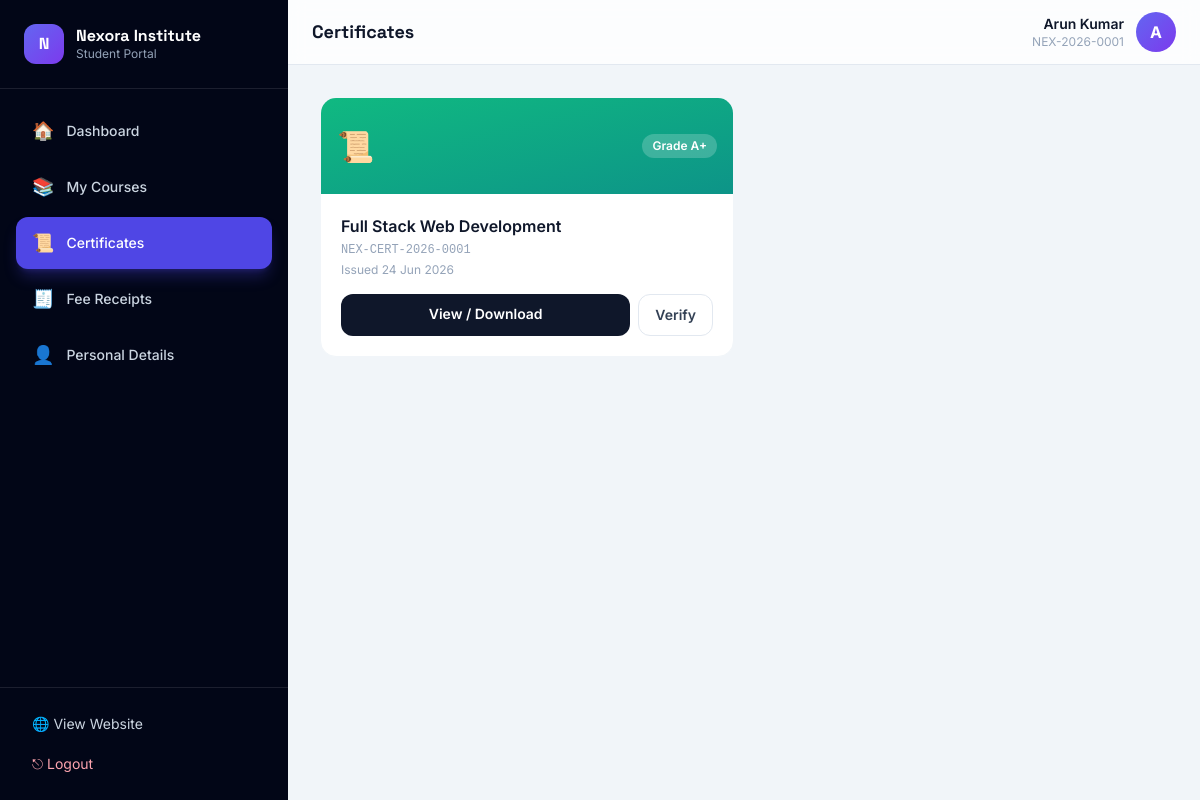
Page /student/certificate.php (signed in) on the committed database.
### tables this page shows
CREATE TABLE students (
  id            INT AUTO_INCREMENT PRIMARY KEY,
  student_code  VARCHAR(40) NOT NULL UNIQUE,
  name          VARCHAR(140) NOT NULL,
  email         VARCHAR(150) NOT NULL UNIQUE,
  phone         VARCHAR(20)  NULL,
  password_hash VARCHAR(255) NOT NULL,
  dob           DATE NULL,
  gender        ENUM('Male','Female','Other') NULL,
  address       VARCHAR(255) NULL,
  photo         VARCHAR(255) NULL,
   
  details_locked TINYINT(1) DEFAULT 0,
  status        ENUM('active','inactive') DEFAULT 'active',
  created_at    TIMESTAMP DEFAULT CURRENT_TIMESTAMP
);

CREATE TABLE certificates (
  id              INT AUTO_INCREMENT PRIMARY KEY,
  certificate_no  VARCHAR(50) NOT NULL UNIQUE,
  student_id      INT NOT NULL,
  course_id       INT NOT NULL,
  grade           VARCHAR(10) DEFAULT 'A',
  issue_date      DATE DEFAULT (CURRENT_DATE),
  remarks         VARCHAR(255) NULL,
  generated_by    INT NULL,
  created_at      TIMESTAMP DEFAULT CURRENT_TIMESTAMP,
  CONSTRAINT fk_cert_student FOREIGN KEY (student_id) REFERENCES students(id) ON DELETE CASCADE,
  CONSTRAINT fk_cert_course  FOREIGN KEY (course_id)  REFERENCES courses(id)  ON DELETE CASCADE,
  CONSTRAINT fk_cert_admin   FOREIGN KEY (generated_by) REFERENCES admins(id) ON DELETE SET NULL
);

CREATE TABLE courses (
  id              INT AUTO_INCREMENT PRIMARY KEY,
  title           VARCHAR(160) NOT NULL,
  slug            VARCHAR(180) NOT NULL UNIQUE,
  category_id     INT NULL,
  short_desc      VARCHAR(255) NULL,
  description     TEXT NULL,
  duration        VARCHAR(60)  DEFAULT '3 Months',
  level           ENUM('Beginner','Intermediate','Advanced') DEFAULT 'Beginner',
  price           DECIMAL(10,2) DEFAULT 0,
  discount_price  DECIMAL(10,2) NULL,
  software        VARCHAR(255) NULL,
  syllabus        TEXT NULL,
  image           VARCHAR(255) NULL,
  is_featured     TINYINT(1) DEFAULT 0,
  status          ENUM('active','draft') DEFAULT 'active',
  created_at      TIMESTAMP DEFAULT CURRENT_TIMESTAMP,
  CONSTRAINT fk_course_cat FOREIGN KEY (category_id) REFERENCES categories(id) ON DELETE SET NULL
);

### includes/functions.php (called while the page is built, shortened)
<?php
require_once __DIR__ . '/../config/database.php';
function e(?string $str): string
{
    return htmlspecialchars($str ?? '', ENT_QUOTES, 'UTF-8');
}
function url(string $path = ''): string
{
    return BASE_URL . '/' . ltrim($path, '/');
}
function fmt_date(?string $date, string $format = 'd M Y'): string
{
    $ts = strtotime($date);
    return $ts ? date($format, $ts) : '-';
}
function settings(): array
{
    $cache = [];
    try {
        $rows = db()->query('SELECT skey, svalue FROM settings')->fetchAll();
        foreach ($rows as $r) {
            $cache[$r['skey']] = $r['svalue'];
        }
    } catch (Throwable $e) {
        $cache = [];
    }
    return $cache;
}
function setting(string $key, string $default = ''): string
{
    $s = settings();
    return $s[$key] ?? $default;
}
function student_logged_in(): bool
{
    return !empty($_SESSION['student_id']);
}
function current_student(): ?array
{
    static $student = null;
    if ($student === null) {
        $stmt = db()->prepare('SELECT * FROM students WHERE id = ?');
        $stmt->execute([$_SESSION['student_id']]);
        $student = $stmt->fetch() ?: null;
    }
    return $student;
}

### config/database.php (called while the page is built, shortened)
<?php
function db(): PDO
{
    if (isset($GLOBALS['__app_pdo']) && $GLOBALS['__app_pdo'] instanceof PDO) {
        return $GLOBALS['__app_pdo'];
    }
    $dsn = sprintf('mysql:host=%s;dbname=%s;charset=%s', DB_HOST, DB_NAME, DB_CHARSET);
    $options = [
        PDO::ATTR_ERRMODE            => PDO::ERRMODE_EXCEPTION,
        PDO::ATTR_DEFAULT_FETCH_MODE => PDO::FETCH_ASSOC,
        PDO::ATTR_EMULATE_PREPARES   => false,
    ];
    return $GLOBALS['__app_pdo'];
}

### student/certificate.php (the view, shortened to what this page needs)
<?php
require_once __DIR__ . '/_layout.php';
$sid = $student['id'];
    ?>
    <?php
$certs = db()->prepare(
  "SELECT cert.*, c.title AS course_title FROM certificates cert
   JOIN courses c ON c.id=cert.course_id
   WHERE cert.student_id=? ORDER BY cert.id DESC"
);
$certs->execute([$sid]);
$certs = $certs->fetchAll();
student_layout_top('certificate', 'Certificates');
?>
<?php if (!$certs): ?>
  <div class="rounded-2xl bg-white border border-slate-100 p-12 text-center">
    <p class="text-5xl">📜</p>
    <p class="mt-4 text-lg font-semibold text-slate-700">No certificates yet</p>
    <p class="text-slate-500 mt-1">Certificates are issued by admin once you complete a course. They'll show up here.</p>
  </div>
<?php else: ?>
  <div class="grid sm:grid-cols-2 gap-5">
    <?php foreach ($certs as $c): ?>
      <div class="rounded-2xl bg-white border border-slate-100 overflow-hidden">
        <div class="h-24 bg-gradient-to-br from-emerald-500 to-teal-600 p-4 flex items-center justify-between text-white">
          <span class="text-3xl">📜</span>
          <span class="px-2.5 py-1 rounded-full bg-white/20 text-xs font-semibold">Grade <?= e($c['grade']) ?></span>
        </div>
        <div class="p-5">
          <h3 class="font-semibold text-slate-900"><?= e($c['course_title']) ?></h3>
          <p class="mt-1 text-xs text-slate-400 font-mono"><?= e($c['certificate_no']) ?></p>
          <p class="mt-1 text-xs text-slate-400">Issued <?= fmt_date($c['issue_date']) ?></p>
          <div class="mt-4 flex gap-2">
            <a href="<?= url('student/certificate.php?view=' . $c['id']) ?>" class="flex-1 text-center px-4 py-2.5 rounded-xl bg-slate-900 text-white text-sm font-semibold hover:bg-brand-600 transition">View / Download</a>
            <a href="<?= url('verify.php?code=' . urlencode($c['certificate_no'])) ?>" target="_blank" class="px-4 py-2.5 rounded-xl border border-slate-200 text-sm font-semibold text-slate-700 hover:border-brand-300 transition">Verify</a>
          </div>
        </div>
      </div>
    <?php endforeach; ?>
  </div>
<?php endif; ?>
<?php student_layout_bottom(); ?>

### student/_layout.php (shortened to what this page needs)
<?php
require_once __DIR__ . '/../includes/functions.php';
$student = current_student();
function student_layout_top(string $active, string $title): void
{
    global $student;
    $nav = [
        'dashboard'   => ['Dashboard',     '🏠', 'dashboard.php'],
        'courses'     => ['My Courses',    '📚', 'courses.php'],
        'certificate' => ['Certificates',  '📜', 'certificate.php'],
        'payments'    => ['Fee Receipts',  '🧾', 'payments.php'],
        'profile'     => ['Personal Details', '👤', 'profile.php'],
    ];
    ?>
<!DOCTYPE html>
<html lang="en" class="scroll-smooth">
<head>
<script src="https://cdn.tailwindcss.com"></script>
<link rel="stylesheet" href="<?= url('assets/css/style.css') ?>">
</head>
<body class="font-sans bg-slate-100 text-slate-800 antialiased">
<div class="min-h-screen lg:flex">
  <aside id="sidebar" class="fixed lg:static inset-y-0 left-0 z-40 w-72 bg-slate-950 text-slate-300 transform -translate-x-full lg:translate-x-0 transition-transform duration-300 flex flex-col">
    <div class="p-6 flex items-center gap-3 border-b border-white/10">
      <span class="grid place-items-center w-10 h-10 rounded-xl bg-gradient-to-br from-brand-500 to-violet-600 text-white font-display font-bold">N</span>
      <div><p class="font-display font-bold text-white leading-tight"><?= e(setting('site_name')) ?></p><p class="text-xs text-slate-400">Student Portal</p></div>
    </div>
    <nav class="flex-1 p-4 space-y-1">
      <?php foreach ($nav as $key => $item): $is = $key === $active; ?>
        <a href="<?= url('student/' . $item[2]) ?>" class="flex items-center gap-3 px-4 py-3 rounded-xl text-sm font-medium transition <?= $is ? 'bg-brand-600 text-white shadow-lg shadow-brand-600/30' : 'hover:bg-white/5 hover:text-white' ?>">
          <span class="text-lg"><?= $item[1] ?></span><?= $item[0] ?>
        </a>
      <?php endforeach; ?>
    </nav>
    <div class="p-4 border-t border-white/10">
      <a href="<?= url('index.php') ?>" class="flex items-center gap-3 px-4 py-2.5 rounded-xl text-sm hover:bg-white/5 hover:text-white transition">🌐 View Website</a>
      <a href="<?= url('student/logout.php') ?>" class="flex items-center gap-3 px-4 py-2.5 rounded-xl text-sm text-rose-300 hover:bg-rose-500/10 transition">⎋ Logout</a>
    </div>
  </aside>
  <div class="flex-1 min-w-0 flex flex-col">
    <header class="sticky top-0 z-20 bg-white/80 backdrop-blur border-b border-slate-200">
      <div class="px-4 sm:px-6 h-16 flex items-center justify-between">
        <div class="flex items-center gap-3">
          <h1 class="font-display font-bold text-lg text-slate-900"><?= e($title) ?></h1>
        </div>
        <div class="flex items-center gap-3">
          <div class="text-right hidden sm:block"><p class="text-sm font-semibold text-slate-900"><?= e($student['name']) ?></p><p class="text-xs text-slate-400"><?= e($student['student_code']) ?></p></div>
          <span class="grid place-items-center w-10 h-10 rounded-full bg-gradient-to-br from-brand-500 to-violet-600 text-white font-bold"><?= e(strtoupper(substr($student['name'],0,1))) ?></span>
        </div>
      </div>
    </header>
    <main class="flex-1 p-4 sm:p-6 lg:p-8">
    <?php
}
function student_layout_bottom(): void
{
    ?>
    </main>
  </div>
</div>
</body>
</html>
    <?php
}

### assets/css/style.css (style rules this page uses)
:root { --brand: #4f46e5; --brand-light: #818cf8; }
html { -webkit-tap-highlight-color: transparent; }

### rows in the picture
students: name "Arun Kumar", student_code "NEX-2026-0001", name "A"
certificates: grade "A+", course.title "Full Stack Web Development", certificate_no "NEX-CERT-2026-0001", issue_date "24 Jun 2026"

### other values in the picture
setting('site_name') "Nexora Institute"
$item[1] "🏠"
$item[0] "Dashboard"
$item[1] "📚"
$item[0] "My Courses"
$item[1] "📜"
$item[0] "Certificates"
$item[1] "🧾"
$item[0] "Fee Receipts"
$item[1] "👤"
$item[0] "Personal Details"
$title "Certificates"
